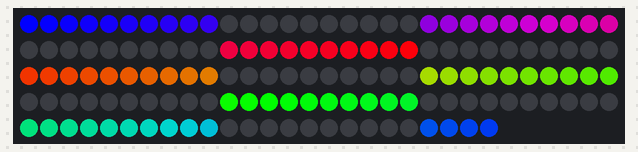
Simulated run of this sketch. Board: Arduino Uno, built with avr-gcc and run on an emulated ATmega328P. On the bench: 144 RGB LEDs in strip order, left to right, continuing on the next row.

Above: at 0.16 s.
At 4.97 s:
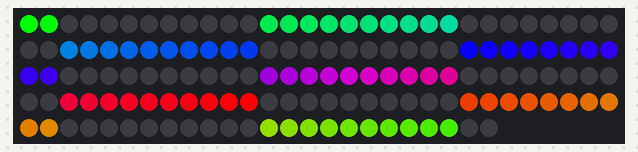
At 10.07 s:
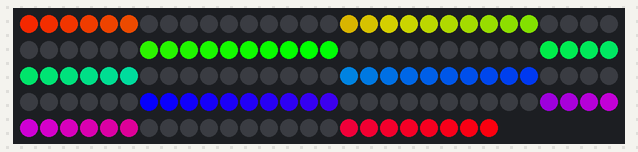
At 19.99 s:
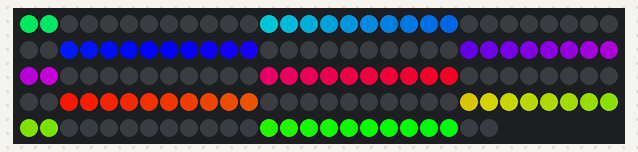
At 29.9 s:
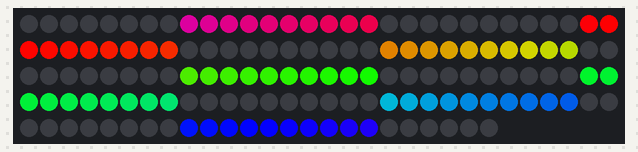
At 39.82 s:
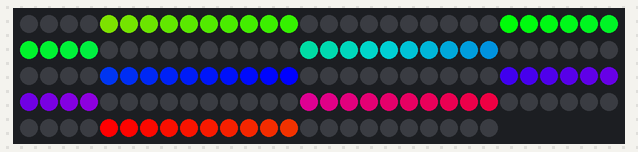

The sketch:

led_strip_demo.ino
```cpp
#include <FastLED.h>

#define LED_PIN     7
#define NUM_LEDS    144
#define FLIP_INTERVAL 2
#define SNAKE_LENGTH 10
#define ITERATION_DURATION 25 // milliseconds
#define ITERATIONS_WITHIN_ERA 255

#define ENABLE_ROTARY false
#define ROTARY_CLOCK_PIN 9
#define ROTARY_DT_PIN 8

CRGB leds[NUM_LEDS];

int iteration = 0;
float secondsSoFar = 0;

int primaryColor[3] = {0, 0, 0};
int secondaryColor[3] = {0, 0, 0};

int rotaryPosition = 10;
int rotaryRotation;
int rotaryValue;
boolean rotaryLeftRight;

void setup() {
    FastLED.addLeds<WS2812, LED_PIN, GRB>(leds, NUM_LEDS);
    Serial.begin(9600);
    iteration = 0;

    if (ENABLE_ROTARY) {
        pinMode(ROTARY_CLOCK_PIN, INPUT);
        pinMode(ROTARY_DT_PIN, INPUT);
        rotaryRotation = digitalRead(ROTARY_CLOCK_PIN);
    }
}

void loop() {
    float brightness;
    if (ENABLE_ROTARY) {
        rotaryValue = digitalRead(ROTARY_CLOCK_PIN);
        if (rotaryValue != rotaryRotation) {
            if (digitalRead(ROTARY_DT_PIN) != rotaryValue) {
                rotaryPosition += 1;
                rotaryLeftRight = true;
            } else {
                rotaryPosition -= 1;
                rotaryLeftRight = false;
            }
        }
        brightness = min(max((rotaryPosition + 10.0) / 20.0, 0), 20);
        rotaryRotation = rotaryValue;
    } else {
        brightness = 1.0;
    }

    int litUpIndex = iteration % NUM_LEDS;

    for (int ledIndex = 0; ledIndex < NUM_LEDS; ledIndex +=1 ) {
        int red = 0;
        int green = 0;
        int blue = 0;

        int motion = iteration;

        boolean flipColors =  (int(secondsSoFar) % (FLIP_INTERVAL*2) < FLIP_INTERVAL);
        boolean isEvenChunk = ((ledIndex + (motion)) / SNAKE_LENGTH) % 2 == 0;

        boolean isPrimaryColor = isEvenChunk;
        if (flipColors) {
            // no flip for now
            // isPrimaryColor = !isPrimaryColor;
        }

        int iterationWithinEra = (iteration + (ledIndex*5) + (3*iteration)) % (ITERATIONS_WITHIN_ERA * 3);
        int chapter = iterationWithinEra / ITERATIONS_WITHIN_ERA;
        int iterationWithinChapter = iterationWithinEra % ITERATIONS_WITHIN_ERA;
        primaryColor[0] = (
                              chapter == 0 ? iterationWithinChapter :
                              chapter == 1 ? ITERATIONS_WITHIN_ERA - iterationWithinChapter :
                              0
                          );
        primaryColor[1] = (
                              chapter == 0 ? 0 :
                              chapter == 1 ? iterationWithinChapter :
                              ITERATIONS_WITHIN_ERA - iterationWithinChapter
                          );
        primaryColor[2] = (
                              chapter == 0 ? ITERATIONS_WITHIN_ERA - iterationWithinChapter :
                              chapter == 1 ? 0 :
                              iterationWithinChapter
                          );

        if (isPrimaryColor) {
            red = primaryColor[0];
            green = primaryColor[1];
            blue = primaryColor[2];
        } else {
            red = secondaryColor[0];
            green = secondaryColor[1];
            blue = secondaryColor[2];
        }

        red = int(red * brightness);
        blue = int(blue * brightness);
        green = int(green * brightness);

        leds[ledIndex] = CRGB(red, green, blue);
    }
    FastLED.show();
    delay(ITERATION_DURATION);
    iteration += 1;

    secondsSoFar += (ITERATION_DURATION / 1000.0);
}
```
